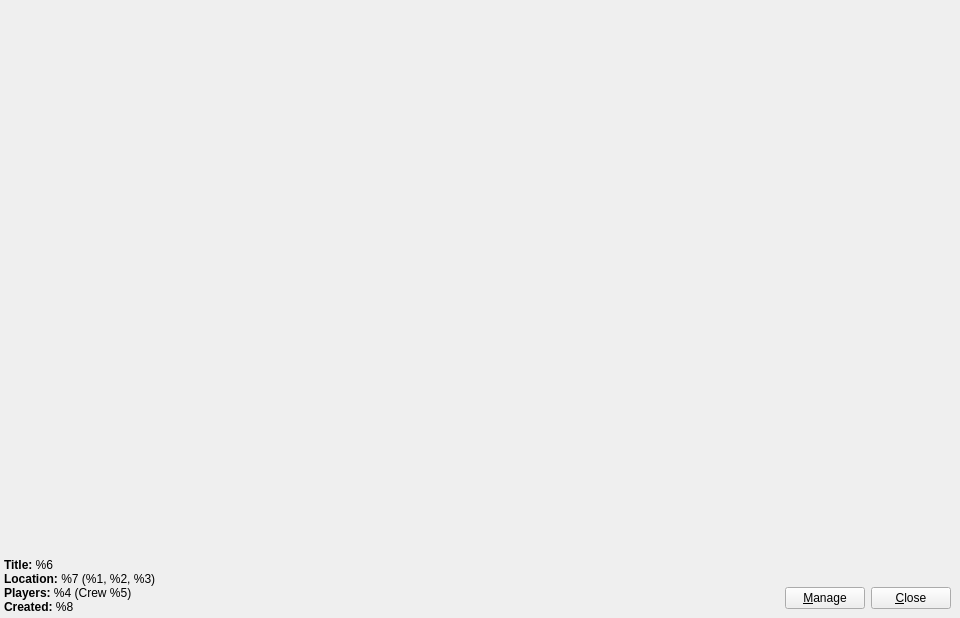
<?xml version="1.0" encoding="UTF-8"?>
<ui version="4.0">
 <class>PictureDialog</class>
 <widget class="QDialog" name="PictureDialog">
  <property name="geometry">
   <rect>
    <x>0</x>
    <y>0</y>
    <width>960</width>
    <height>618</height>
   </rect>
  </property>
  <property name="windowTitle">
   <string>Snapmatic Picture Viewer - %1</string>
  </property>
  <layout class="QVBoxLayout" name="vlPictureLayout">
   <property name="spacing">
    <number>0</number>
   </property>
   <property name="leftMargin">
    <number>0</number>
   </property>
   <property name="topMargin">
    <number>0</number>
   </property>
   <property name="rightMargin">
    <number>0</number>
   </property>
   <property name="bottomMargin">
    <number>0</number>
   </property>
   <item>
    <widget class="UiModLabel" name="labPicture">
     <property name="sizePolicy">
      <sizepolicy hsizetype="Preferred" vsizetype="Expanding">
       <horstretch>0</horstretch>
       <verstretch>1</verstretch>
      </sizepolicy>
     </property>
     <property name="contextMenuPolicy">
      <enum>Qt::CustomContextMenu</enum>
     </property>
     <property name="text">
      <string/>
     </property>
     <property name="alignment">
      <set>Qt::AlignCenter</set>
     </property>
    </widget>
   </item>
   <item>
    <widget class="QFrame" name="jsonFrame">
     <property name="frameShape">
      <enum>QFrame::NoFrame</enum>
     </property>
     <property name="frameShadow">
      <enum>QFrame::Plain</enum>
     </property>
     <property name="lineWidth">
      <number>0</number>
     </property>
     <layout class="QHBoxLayout" name="hlJson">
      <property name="spacing">
       <number>0</number>
      </property>
      <property name="leftMargin">
       <number>0</number>
      </property>
      <property name="topMargin">
       <number>0</number>
      </property>
      <property name="rightMargin">
       <number>0</number>
      </property>
      <property name="bottomMargin">
       <number>0</number>
      </property>
      <item>
       <layout class="QHBoxLayout" name="jsonLayout">
        <property name="leftMargin">
         <number>4</number>
        </property>
        <property name="topMargin">
         <number>10</number>
        </property>
        <property name="rightMargin">
         <number>4</number>
        </property>
        <property name="bottomMargin">
         <number>4</number>
        </property>
        <item>
         <widget class="UiModLabel" name="labJSON">
          <property name="sizePolicy">
           <sizepolicy hsizetype="Expanding" vsizetype="Preferred">
            <horstretch>0</horstretch>
            <verstretch>0</verstretch>
           </sizepolicy>
          </property>
          <property name="text">
           <string>&lt;span style=&quot;font-weight:600&quot;&gt;Title: &lt;/span&gt;%6&lt;br/&gt;
&lt;span style=&quot;font-weight:600&quot;&gt;Location: &lt;/span&gt;%7 (%1, %2, %3)&lt;br/&gt;
&lt;span style=&quot;font-weight:600&quot;&gt;Players: &lt;/span&gt;%4 (Crew %5)&lt;br/&gt;
&lt;span style=&quot;font-weight:600&quot;&gt;Created: &lt;/span&gt;%8</string>
          </property>
          <property name="wordWrap">
           <bool>true</bool>
          </property>
          <property name="openExternalLinks">
           <bool>true</bool>
          </property>
          <property name="textInteractionFlags">
           <set>Qt::LinksAccessibleByMouse|Qt::TextSelectableByMouse</set>
          </property>
         </widget>
        </item>
        <item>
         <layout class="QVBoxLayout" name="vlButtons">
          <property name="spacing">
           <number>6</number>
          </property>
          <property name="rightMargin">
           <number>5</number>
          </property>
          <property name="bottomMargin">
           <number>5</number>
          </property>
          <item>
           <spacer name="vsButtons">
            <property name="orientation">
             <enum>Qt::Vertical</enum>
            </property>
            <property name="sizeType">
             <enum>QSizePolicy::Expanding</enum>
            </property>
            <property name="sizeHint" stdset="0">
             <size>
              <width>0</width>
              <height>0</height>
             </size>
            </property>
           </spacer>
          </item>
          <item>
           <layout class="QHBoxLayout" name="hlButtons">
            <property name="spacing">
             <number>6</number>
            </property>
            <item>
             <widget class="QPushButton" name="cmdManage">
              <property name="sizePolicy">
               <sizepolicy hsizetype="Minimum" vsizetype="Minimum">
                <horstretch>0</horstretch>
                <verstretch>0</verstretch>
               </sizepolicy>
              </property>
              <property name="focusPolicy">
               <enum>Qt::NoFocus</enum>
              </property>
              <property name="toolTip">
               <string>Manage picture</string>
              </property>
              <property name="text">
               <string>&amp;Manage</string>
              </property>
              <property name="autoDefault">
               <bool>false</bool>
              </property>
             </widget>
            </item>
            <item>
             <widget class="QPushButton" name="cmdClose">
              <property name="sizePolicy">
               <sizepolicy hsizetype="Minimum" vsizetype="Minimum">
                <horstretch>0</horstretch>
                <verstretch>0</verstretch>
               </sizepolicy>
              </property>
              <property name="focusPolicy">
               <enum>Qt::NoFocus</enum>
              </property>
              <property name="toolTip">
               <string>Close viewer</string>
              </property>
              <property name="text">
               <string>&amp;Close</string>
              </property>
              <property name="autoDefault">
               <bool>false</bool>
              </property>
             </widget>
            </item>
           </layout>
          </item>
         </layout>
        </item>
       </layout>
      </item>
     </layout>
    </widget>
   </item>
  </layout>
 </widget>
 <customwidgets>
  <customwidget>
   <class>UiModLabel</class>
   <extends>QLabel</extends>
   <header>uimod/UiModLabel.h</header>
   <slots>
    <signal>mouseMoved()</signal>
    <signal>mouseReleased()</signal>
    <signal>mousePressed()</signal>
    <signal>mouseDoubleClicked()</signal>
   </slots>
  </customwidget>
 </customwidgets>
 <resources/>
 <connections>
  <connection>
   <sender>cmdClose</sender>
   <signal>clicked()</signal>
   <receiver>PictureDialog</receiver>
   <slot>close()</slot>
   <hints>
    <hint type="sourcelabel">
     <x>912</x>
     <y>514</y>
    </hint>
    <hint type="destinationlabel">
     <x>479</x>
     <y>267</y>
    </hint>
   </hints>
  </connection>
 </connections>
</ui>
